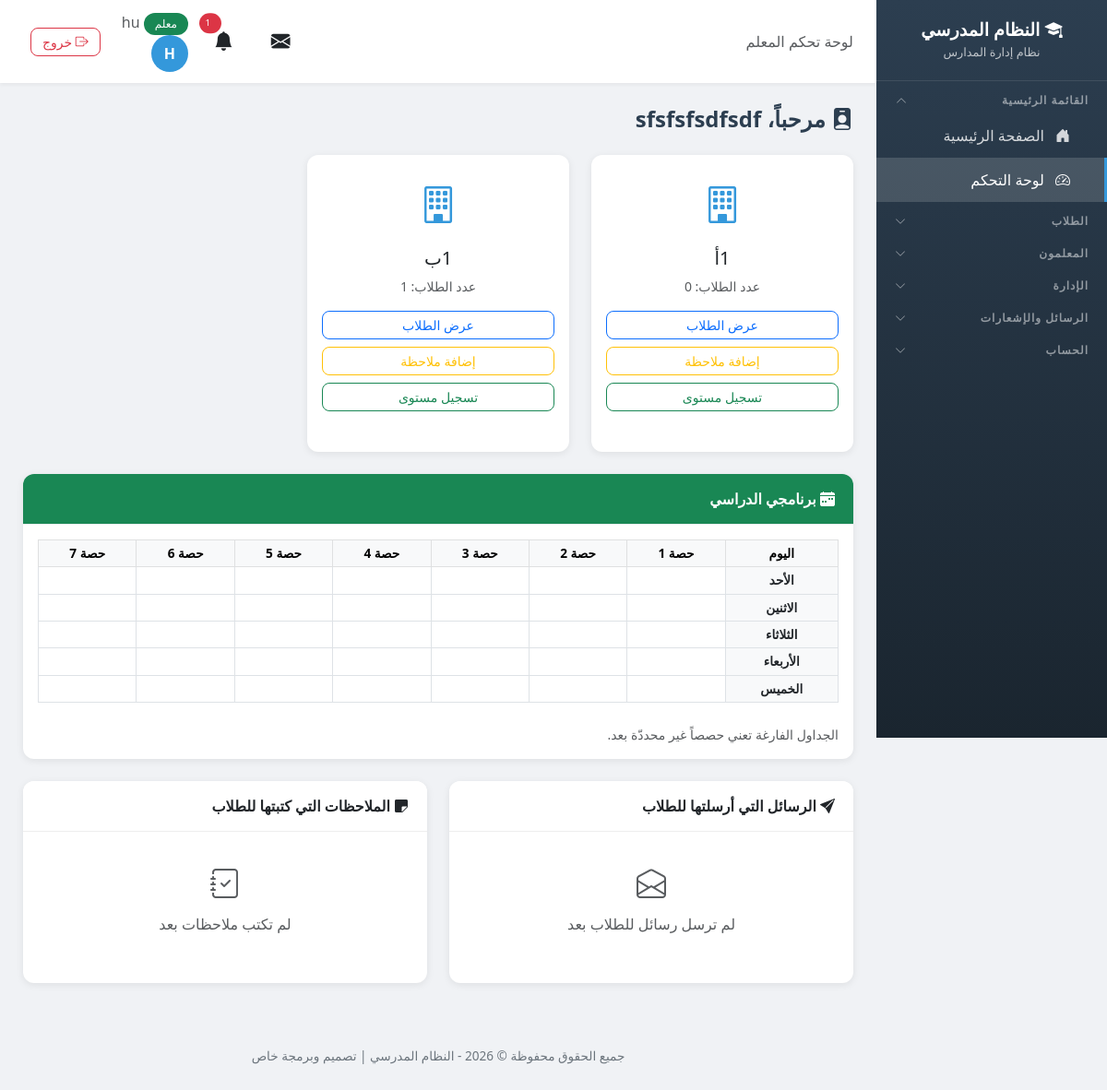
Before: /dashboard/ (signed in) with the older database file.
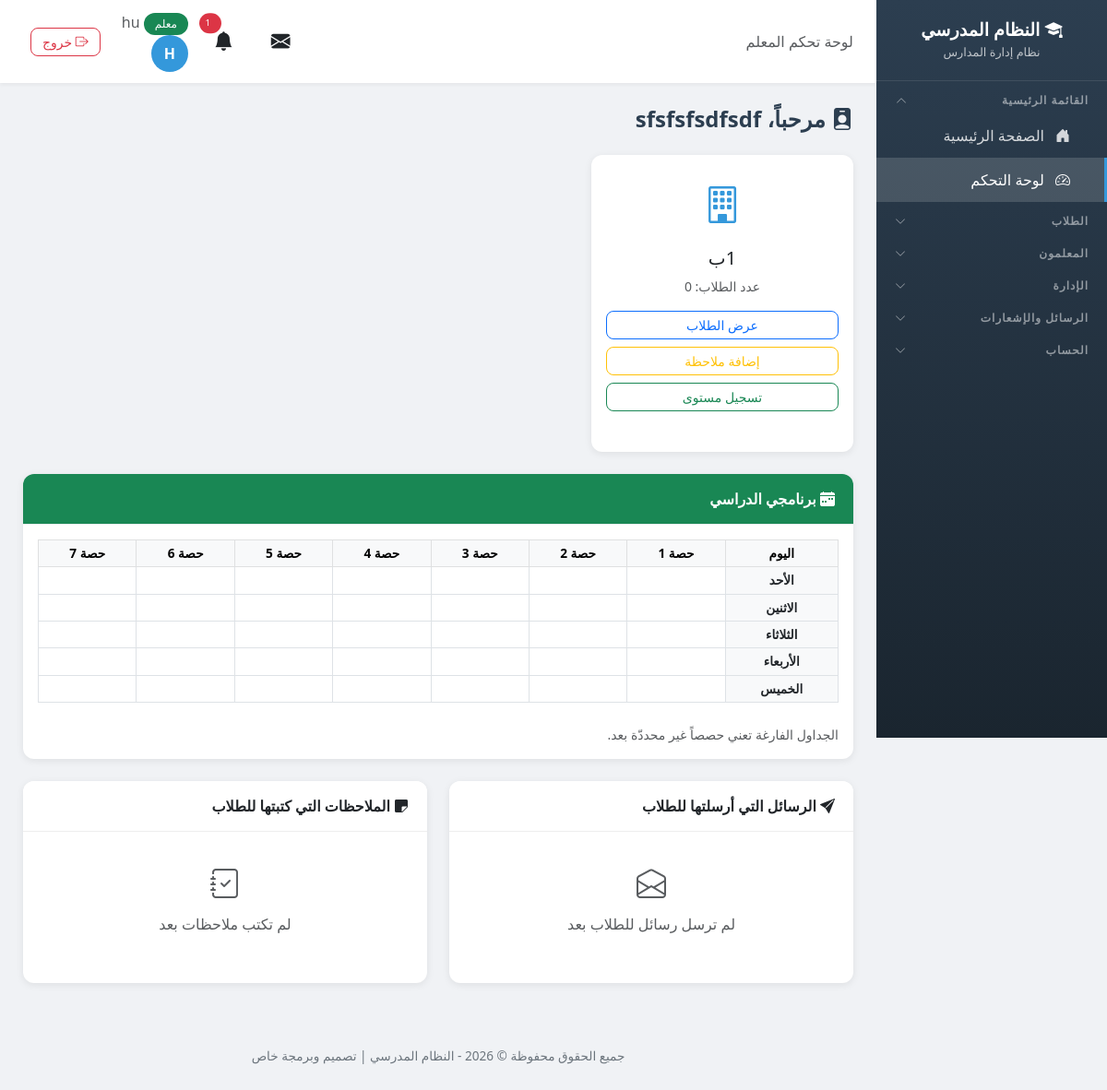
After: the same page with the newer database file.
### school/models.py (models this page shows, shortened)
class Class(models.Model):
    name = models.CharField('اسم الصف', max_length=100, unique=True)
    guardian = models.OneToOneField('Teacher', on_delete=models.SET_NULL, null=True, blank=True, related_name='guardian_class', verbose_name='مربي الصف')
    class Meta:
        verbose_name = 'صف'
        verbose_name_plural = 'الصفوف'

### school/views.py (the view, shortened to what this page needs)
# urls.py: path('dashboard/', views.dashboard, name='dashboard'),
@login_required
def dashboard(request):
    profile = request.user.profile
    if profile.role == 'admin':
        students_count = Student.objects.count()
        notes_count = Note.objects.count()
        teachers_count = Teacher.objects.count()
        unread_messages = Message.objects.filter(recipient__isnull=True, is_read=False).count()
        pending_agenda = Agenda.objects.filter(is_completed=False).count()
        return render(request, 'school/admin_dashboard.html', {
            'students_count': students_count,
            'notes_count': notes_count,
            'teachers_count': teachers_count,
            'unread_messages': unread_messages,
            'pending_agenda': pending_agenda,
        })
    elif profile.role == 'teacher':
        try:
            teacher = request.user.teacher_profile
            classes = teacher.classes.all()
            schedule_entries = list(TeacherScheduleEntry.objects.filter(
                teacher=teacher,
            ).select_related('subject', 'student_class'))
            sent_messages = list(Message.objects.filter(
                sender=request.user, recipient__profile__role='student',
            ).select_related('recipient__student_profile').order_by('-created_at')[:10])
            teacher_notes = list(Note.objects.filter(
                created_by=request.user,
            ).select_related('student__student_class').order_by('-created_at')[:10])
            return render(request, 'school/teacher_dashboard.html', {
                'teacher': teacher,
                'classes': classes,
                'schedule_entries': schedule_entries,
                'schedule_days': SCHEDULE_DAYS,
                'period_range': range(1, SCHEDULE_PERIODS + 1),
                'sent_messages': sent_messages,
                'teacher_notes': teacher_notes,
            })
        except Teacher.DoesNotExist:
            messages.error(request, 'لا يوجد ملف معلم مرتبط بهذا الحساب')
            return redirect('logout')

### school/models.py (called while the page is built)
def has_perm(user, module, action):
    if user.profile.role == 'admin':
        return True
    try:
        perms = user.custom_permissions
        stored = perms.permissions.get(module)
        if stored is not None:
            return action in stored
        return action in DEFAULT_PERMISSIONS.get(user.profile.role, {}).get(module, [])
    except User.custom_permissions.RelatedObjectDoesNotExist:
        return False

### school/services.py (called while the page is built, shortened)
def send_visit_reminders():
    try:
        tomorrow = date.today() + timedelta(days=1)
        due = VisitProgram.objects.filter(visit_date=tomorrow, reminder_sent=False).select_related('teacher')
        if not due.exists():
            return
    except Exception as e:
        logger.error(f'خطأ في إرسال تذكيرات الزيارات: {e}')

### templates/school/teacher_dashboard.html (shortened to what the changed rows need)
{% extends 'school/base.html' %}
{% block content %}
{% if classes %}
<div class="row g-4 mb-4">
    {% for class_obj in classes %}
    <div class="col-md-4">
        <div class="card h-100">
            <div class="card-body text-center py-4">
                <i class="bi bi-building" style="font-size: 2.5rem; color: #3498db;"></i>
                <h5 class="mt-3">{{ class_obj.name }}</h5>
                <p class="text-muted small">
                    عدد الطلاب: {{ class_obj.students.count }}
                </p>
                <div class="d-grid gap-2">
                    <a href="{% url 'student_list' %}" class="btn btn-outline-primary btn-sm">عرض الطلاب</a>
                    <a href="{% url 'add_note' %}" class="btn btn-outline-warning btn-sm">إضافة ملاحظة</a>
                    <a href="{% url 'add_student_level' %}" class="btn btn-outline-success btn-sm">تسجيل مستوى</a>
                </div>
            </div>
        </div>
    </div>
    {% endfor %}
</div>
{% else %}
<div class="empty-state">
    <i class="bi bi-journal-text"></i>
    <h5>لم يتم تحديد الصفوف لك بعد</h5>
    <p class="text-muted">يرجى التواصل مع الإدارة لربطك بالصفوف</p>
</div>
{% endif %}
<div class="card mb-4">
    <div class="card-body">
        <div class="table-responsive">
            <table class="table table-bordered table-sm text-center align-middle">
                <thead class="table-light">
                    <tr>
                        <th>اليوم</th>
                        {% for p in period_range %}
                        <th>حصة {{ p }}</th>
                        {% endfor %}
                    </tr>
                </thead>
                <tbody>
                    {% for day in schedule_days %}
                    <tr>
                        <th class="align-middle">{{ day }}</th>
                        {% for p in period_range %}
                        <td>
                        </td>
                        {% endfor %}
                    </tr>
                    {% endfor %}
                </tbody>
            </table>
        </div>
    </div>
</div>
{% endblock %}

Changed rows visible on the page:
removed Class: name "1أ", students.count "0"
computed for Class: students.count "1" → "0"
